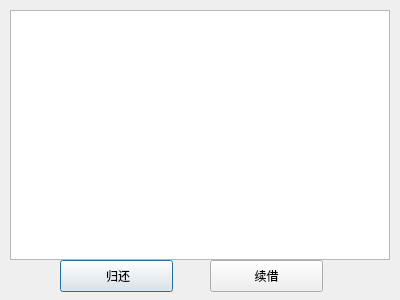
<?xml version="1.0" encoding="UTF-8"?>
<ui version="4.0">
 <class>ReturnDialog</class>
 <widget class="QDialog" name="ReturnDialog">
  <property name="geometry">
   <rect>
    <x>0</x>
    <y>0</y>
    <width>400</width>
    <height>300</height>
   </rect>
  </property>
  <property name="windowTitle">
   <string>Dialog</string>
  </property>
  <widget class="QTableView" name="book_info">
   <property name="geometry">
    <rect>
     <x>10</x>
     <y>10</y>
     <width>380</width>
     <height>250</height>
    </rect>
   </property>
  </widget>
  <widget class="QPushButton" name="btn_return">
   <property name="geometry">
    <rect>
     <x>60</x>
     <y>260</y>
     <width>113</width>
     <height>32</height>
    </rect>
   </property>
   <property name="text">
    <string> 归还</string>
   </property>
  </widget>
  <widget class="QPushButton" name="btn_renew">
   <property name="geometry">
    <rect>
     <x>210</x>
     <y>260</y>
     <width>113</width>
     <height>32</height>
    </rect>
   </property>
   <property name="text">
    <string>续借</string>
   </property>
  </widget>
 </widget>
 <resources/>
 <connections/>
</ui>
